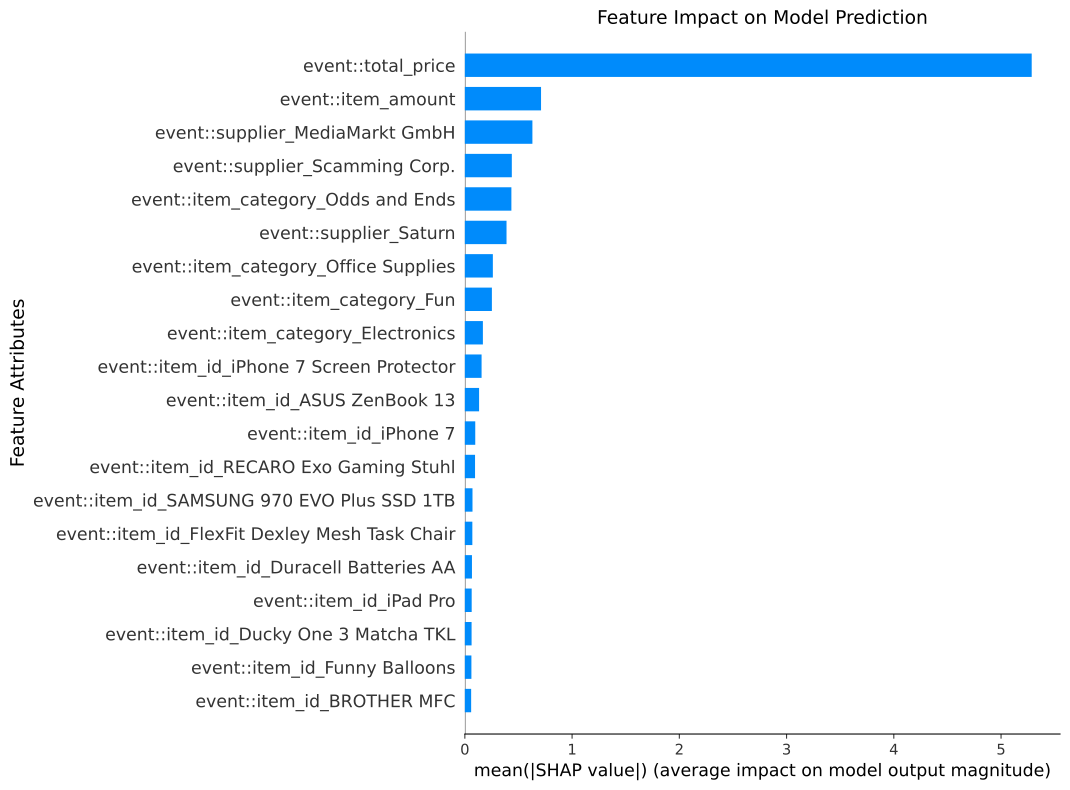

Write Python code to recreate this figure.
import os 
from exdpn.util import import_log
from exdpn.petri_net import get_petri_net
from exdpn.guard_datasets import extract_all_datasets
from exdpn.guards import Logistic_Regression_Guard
from exdpn.data_preprocessing import data_preprocessing_evaluation
event_log = import_log(os.path.join(os.getcwd(), 'datasets', 'p2p_base.xes'))
pn, im, fm = get_petri_net(event_log)
dp_dataset_map = extract_all_datasets(event_log, pn, im, fm,
                                      event_level_attributes = ['item_category','item_id','item_amount','supplier','total_price'], 
                                      activityName_key = "concept:name")
# select a certain decision point and the corresponding data set 
dp = list(dp_dataset_map.keys())[0]
dp_dataset = dp_dataset_map[dp]
X_train, X_test, y_train, y_test = data_preprocessing_evaluation(dp_dataset)
guard = Logistic_Regression_Guard()
guard.train(X_train, y_train)
y_prediction = guard.predict(X_test)
guard.get_explainable_representation(X_test)

import matplotlib.pyplot as plt
plt.savefig(os.path.join(os.getcwd(), "docs", "images", "lr-example-representation.svg"), bbox_inches = "tight") 
